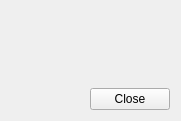
<?xml version="1.0" encoding="UTF-8"?>
<ui version="4.0">
 <class>LogViewer::CRecoveryActionDlg</class>
 <widget class="QWidget" name="LogViewer::CRecoveryActionDlg">
  <property name="geometry">
   <rect>
    <x>0</x>
    <y>0</y>
    <width>181</width>
    <height>121</height>
   </rect>
  </property>
  <property name="windowTitle">
   <string>Form</string>
  </property>
  <layout class="QGridLayout" name="gridLayout">
   <item row="0" column="0">
    <layout class="QVBoxLayout" name="verticalLayout">
     <item>
      <widget class="MainMenu::CScrollTable" name="widget" native="true"/>
     </item>
     <item>
      <spacer name="verticalSpacer">
       <property name="orientation">
        <enum>Qt::Vertical</enum>
       </property>
       <property name="sizeHint" stdset="0">
        <size>
         <width>20</width>
         <height>13</height>
        </size>
       </property>
      </spacer>
     </item>
     <item>
      <layout class="QHBoxLayout" name="horizontalLayout">
       <item>
        <spacer name="horizontalSpacer">
         <property name="orientation">
          <enum>Qt::Horizontal</enum>
         </property>
         <property name="sizeHint" stdset="0">
          <size>
           <width>13</width>
           <height>20</height>
          </size>
         </property>
        </spacer>
       </item>
       <item>
        <widget class="QPushButton" name="closeBtn">
         <property name="text">
          <string>Close</string>
         </property>
        </widget>
       </item>
      </layout>
     </item>
    </layout>
   </item>
  </layout>
 </widget>
 <customwidgets>
  <customwidget>
   <class>MainMenu::CScrollTable</class>
   <extends>QWidget</extends>
   <header>MainMenu/Include/ScrollTable.h</header>
   <container>1</container>
  </customwidget>
 </customwidgets>
 <resources/>
 <connections/>
</ui>
